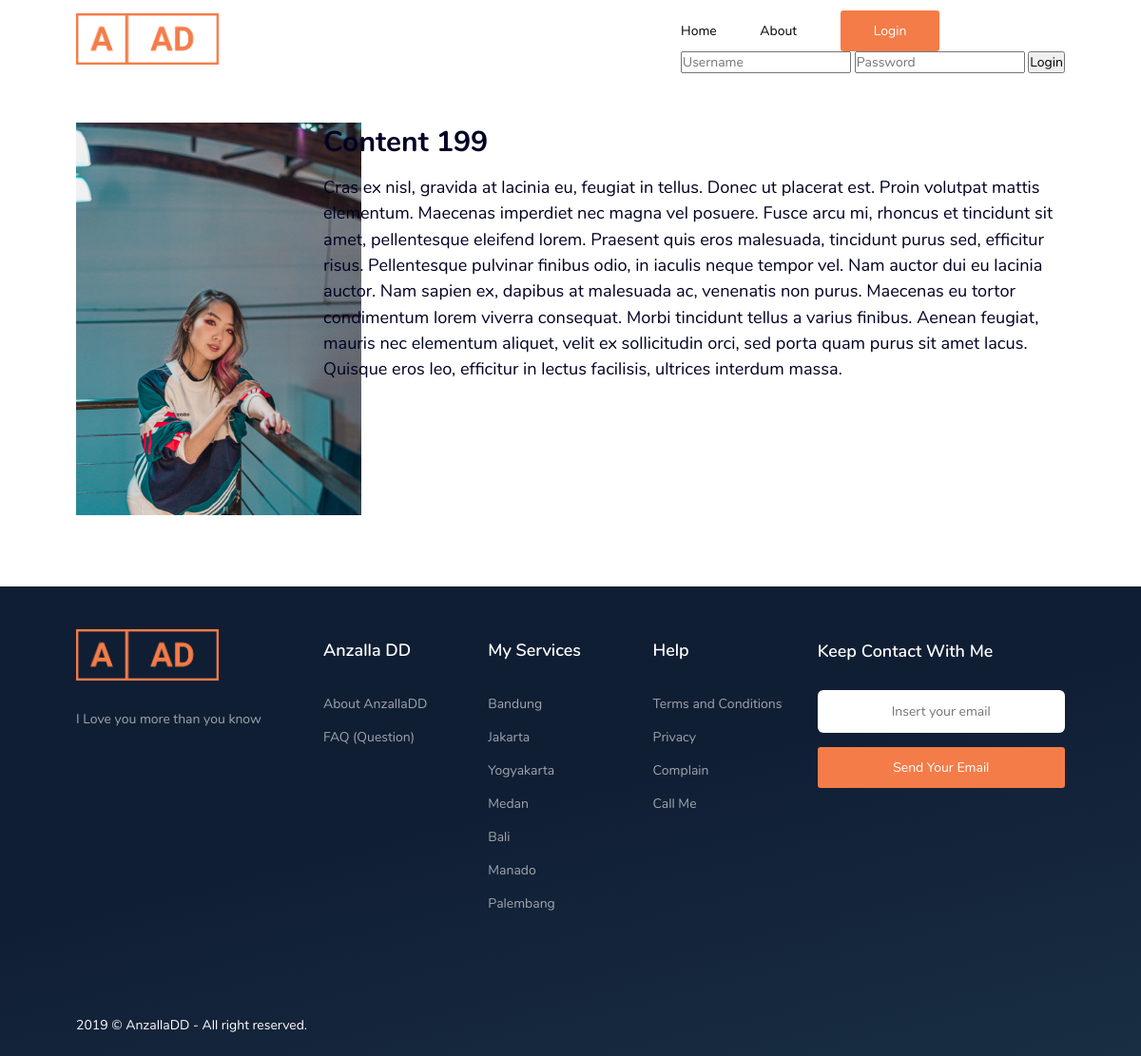
Screenshot of /public/home/detail/2 with the database file from the repository.
### tables this page shows
CREATE TABLE `content` (
  `id` int(10) NOT NULL,
  `name` varchar(100) NOT NULL,
  `img` longtext NOT NULL,
  `description` longtext NOT NULL
);

### app/core/Controller.php (called while the page is built, shortened)
<?php
class Controller {
    public function view($view, $data = []) {
        require_once '../app/views/' . $view . '.php';
    }
    public function model($model) {
        return new $model;
    }
}

### app/controllers/Home.php (called while the page is built, shortened)
<?php
class Home extends Controller{
    public function detail($id) {
        $data['judul'] = 'Detail';
        $data['content'] = $this->model('Content_model')->getContent($id);
        $this->view('templates/header', $data);
        $this->view('detail/index', $data);
        $this->view('templates/footer');
    }
}

### app/core/App.php (called while the page is built, shortened)
<?php
class App {
    protected $method = 'index';
    protected $params = [];
    public function __construct() {
        $url = $this->parseUrl();
        if(file_exists('../app/controllers/' . ucfirst($url[0]) . '.php')) {
            unset($url[0]);
        }
        $this->controller = new $this->controller;
        if(isset($url[1])) {
            if(method_exists($this->controller, $url[1])) {
                $this->method = $url[1];
                unset($url[1]);
            }
        }
        if(!empty($url)) {
            $this->params = array_values($url);
        }
        call_user_func_array([$this->controller, $this->method], $this->params);
    }
    public function parseUrl() {
        if( isset($_GET['url']) ) {
            $url = rtrim($_GET['url'], '/');
            $url = filter_var($url, FILTER_SANITIZE_URL);
            $url = explode('/', $url);
            return $url;
        }
    }
}

### public/index.php (called while the page is built, shortened)
<?php
$app = new App;

### app/core/Database.php (called while the page is built, shortened)
<?php
class Database {
    private $host = DB_HOST;
    private $user = DB_USER;
    private $pass = DB_PASS;
    private $db_name = DB_NAME;
    private $data_handler;
    private $statement;
    public function __construct() {
        $source = 'mysql:host=' . $this->host . ';dbname=' . $this->db_name;
        $options = [
            PDO::ATTR_PERSISTENT => true,
            PDO::ATTR_ERRMODE => PDO::ERRMODE_EXCEPTION,
        ];
        try{
            $this->data_handler = new PDO($source, $this->user, $this->pass, $options);
        } catch(PDOException $e) {
            die($e->getMessage());
        }
    }
    public function query($query) {
        $this->statement = $this->data_handler->prepare($query);
    }
    public function bind($param, $value, $type = null) {
        if( is_null($type) ) {
            switch(true) {
                default :
                    $type = PDO::PARAM_STR;
            }
        }
        $this->statement->bindValue($param, $value, $type);
    }
    public function execute() {
        $this->statement->execute();
    }
    public function single() {
        $this->execute();
        return $this->statement->fetch(PDO::FETCH_ASSOC);
    }
}

### app/models/Content_model.php (called while the page is built, shortened)
<?php
class Content_model {
    private $table = 'content';
    private $db;
    public function __construct() {
        $this->db = new Database;
    }
    public function getContent($id) {
        $this->db->query('SELECT * FROM ' . $this->table . ' Where id=:id');
        $this->db->bind('id', $id);
        return $this->db->single();
    }
}

### app/views/detail/index.php (the view)
<div class="wrapper mt-3">
    <div class="container">
        <div class="flex wrap">
            <div class="flex-xxl-3 flex-xl-3 flex-md-12">
                <img src="<?= $data['content']['img']?>" alt="img" width="300" class="pb-2">
            </div>
            <div class="flex-xxl-9 flex-xl-9 flex-md-12">
                <div class="about-me">
                    <h1><?= $data['content']['name']?></h1>
                    <p class="t18 mt-1"><?= $data['content']['description']?></p>
                </div>
            </div>
        </div>
    </div>
</div>

### app/views/templates/header.php (shortened to what this page needs)
<!DOCTYPE html>
<html lang="en">
<head>
    <link rel="stylesheet" href="<?= BASEURL; ?>/css/style.css">
    <link rel="stylesheet" href="<?= BASEURL; ?>/css/magrid.css">
</head>
<body>
<nav class="nav">
    <div class="container flex align-center justify-between">
    <div class="nav-left">
      <div class="logo pt-1 pb-1">
        <img src="<?= BASEURL?>/assets/logo_me.png" alt="logo" width="150">
      </div>
    </div>
    <div class="nav-right">
      <a href="/lks_2019/public/">Home</a>
      <a href="/lks_2019/public/about" class="mr-3 ml-3">About</a>
      <a class="main-btn"  rel="modal:open" href="#ex1">Login</a>
        <div id="ex1" class="modal">
            <input type="text" placeholder="Username">
            <input type="password" placeholder="Password">
            <button onclick="window.location='http://localhost/lks_2019/public/admin'">Login</button>
        </div>
    </div>
    </div>
  </nav>

### app/views/templates/footer.php (shortened to what this page needs)
    <footer class="mt-3">
        <div class="container-pad">
            <div class="footer-detail flex wrap">
                <div class="logo flex-xxl-3 flex-xl-3 flex-md-12">
                    <img src="<?= BASEURL?>/assets/logo_me.png" alt="logo_white" width="150">
                    <p>I Love you more than you know</p>
                </div>
                <div class="more flex-xxl-2 flex-xl-2 flex-md-12 more-col">
                    <div class="more-col-1">
                        <h2>Anzalla DD</h2>
                        <ul>
                            <li>About AnzallaDD</li>
                            <li>FAQ (Question)</li>
                        </ul>
                    </div>
                </div>
                <div class="more flex-xxl-2 flex-xl-2 flex-md-12">
                    <h2>My Services</h2>
                    <ul>
                        <li>Bandung</li>
                        <li>Jakarta</li>
                        <li>Yogyakarta</li>
                        <li>Medan</li>
                        <li>Bali</li>
                        <li>Manado</li>
                        <li>Palembang</li>
                    </ul>
                </div>
                <div class="more flex-xxl-2 flex-xl-2 more-col flex-md-12">
                    <div class="more-col-1">
                        <h2>Help</h2>
                        <ul>
                            <li>Terms and Conditions</li>
                            <li>Privacy</li>
                            <li>Complain</li>
                            <li>Call Me</li>
                        </ul>
                    </div>
                </div>
                <div class="subscription flex-xxl-3 flex-xl-3 flex-md-6 flex-s-12">
                    <h2 style="line-height:150%">Keep Contact With Me</h2>
                    <div class="flex-col">
                        <div class="input-subs flex justify-center">
                            <input type="text" placeholder="Insert your email">
                        </div>
                        <button class="main-btn">Send Your Email</button>
                    </div>
                </div>
            </div>
            <div class="copyright flex justify-between">
                <p class="white">2019 © AnzallaDD - All right reserved.</p>
            </div>
        </div>
    </footer>
</body>
<link rel="stylesheet" href="https://cdnjs.cloudflare.com/ajax/libs/jquery-modal/0.9.1/jquery.modal.min.css" />
</html>

### public/css/style.css (style rules this page uses)
*, *::before, *::after { box-sizing: inherit; }
*, body { margin: 0; padding: 0; font-size: 14px; }
html { -moz-osx-font-smoothing: grayscale; -webkit-font-smoothing: antialiased; min-width: 300px; overflow-x: hidden; overflow-y: scroll; text-rendering: optimizeLegibility; -webkit-text-size-adjust: 100%; -moz-text-size-adjust: 100%; -ms-text-size-adjust: 100%; text-size-adjust: 100%; }
.main-btn, .secondary-btn, .btn-success { display: inline-block !important; cursor: pointer; }
:root { --main-color: #F47C48; --black: #010223; --green: #71C046; --grey: #E3E3E3; --dark-grey: #808191; --opa-2: #D2D2D2; --black-foot: #282828; --grey-title: #A8A8B6; --grey-text: #77788F;; }
body, button, input, select, textarea, a, p { text-decoration: none; font-family: Nunito, sans-serif; font-size: 1rem; }
p { line-height: 150%; color: var(--black); font-weight: 400; }
h1 { font-size: 2.15rem; color: var(--black); }
h2 { font-size: 1.65rem; color: var(--black); }
.t18 { font-size: 1.3rem; color: var(--black); }
.white { color: #fff; }
.container { margin-left: 100px; margin-right: 100px; }
.container-pad { padding-left: 100px; padding-right: 100px; }
.main-btn { padding: 12px 35px; border: none; outline: none; color: #fff; background: var(--main-color); border-radius: 3px; }
.mt-1 { margin-top: 1rem; }
.mt-3 { margin-top: 3rem; }
.mr-3 { margin-right: 3rem; }
.ml-3 { margin-left: 3rem; }
.pt-1 { padding-top: 1rem; }
.pb-1 { padding-bottom: 1rem; }
.pb-2 { padding-bottom: 2rem; }

### public/css/magrid.css (style rules this page uses)
.flex { display:-webkit-box;display:-webkit-flex;display:-ms-flexbox;display:flex;flex-direction:row; }
.flex>[class*="flex-"] { padding-left:0px;padding-right:0px; }
.wrap { flex-wrap:wrap; }
.justify-center { justify-content:center; }
.justify-between { justify-content:space-between; }
.align-center { align-items:center; }
.flex-col { display:-webkit-box;display:-webkit-flex;display:-ms-flexbox;display:flex;flex-direction:column; }
@media all and (max-width:1660px) { .container { margin-left:80px;margin-right:80px; } }
@media all and (max-width:1660px) { .container-pad { padding-left:80px;padding-right:80px; } }
@media all and (max-width:1660px) { .flex-xl-2 { -webkit-flex:16.66%;-ms-flex:16.66%;flex:16.66%;max-width:16.66%; } }
@media all and (max-width:1660px) { .flex-xl-3 { -webkit-flex:25%;-ms-flex:25%;flex:25%;max-width:25%; } }
@media all and (max-width:1660px) { .flex-xl-9 { -webkit-flex:75%;-ms-flex:75%;flex:75%;max-width:75%; } }

### app/views/templates/header.php (style rules this page uses)
nav { position: sticky; top: 0; -webkit-transition: background-color 0.5s ease; transition: background-color 0.5s ease; background-color: white; z-index:999; }
nav a { color: black; }

### app/views/templates/footer.php (style rules this page uses)
footer { background: linear-gradient(346.1deg, #2B5165 -120.95%, #101E34 55.04%); padding-top: 45px; }
footer ul { list-style-type: none; font-size: 14px; color: #fff; opacity: .6; line-height: 35px; }
footer .footer-detail h2 { color: #fff; font-size: 18px; font-weight: 600; padding: 10px 0 27px 0; }
footer .footer-detail .logo p { color: #fff; opacity: .6; padding: 25px 0; width: 250px; }
footer .footer-detail .subscription .input-subs { width: 100%; background: white; border-radius: 6px; padding: 13px 0; }
footer .footer-detail .subscription .input-subs input { border: none; outline: none; text-align: center; width: 100%; }
footer .main-btn { background-color: var(--main-color); }
footer .footer-detail .subscription button { padding-right: 0; padding-left: 0; margin-top: 15px; width: 100%; }
footer .copyright { margin-top: 100px; padding-bottom: 22.5px; }

### rows the page displays
content: img (picture), name "Content 199", description "Cras ex nisl, gravida at lacinia eu, feugiat in tellus. Donec ut placerat est. Proin volutpat mattis elementum. Maecenas imperdiet nec magna vel posuere. Fusce arcu mi, rhoncus et tincidunt sit amet, pellentesque eleifend lorem. Praesent quis eros malesuada, tincidunt purus sed, efficitur risus. Pellentesque pulvinar finibus odio, in iaculis neque tempor vel. Nam auctor dui eu lacinia auctor. Nam sapien ex, dapibus at malesuada ac, venenatis non purus. Maecenas eu tortor condimentum lorem viverra consequat. Morbi tincidunt tellus a varius finibus. Aenean feugiat, mauris nec elementum aliquet, velit ex sollicitudin orci, sed porta quam purus sit amet lacus. Quisque eros leo, efficitur in…"
